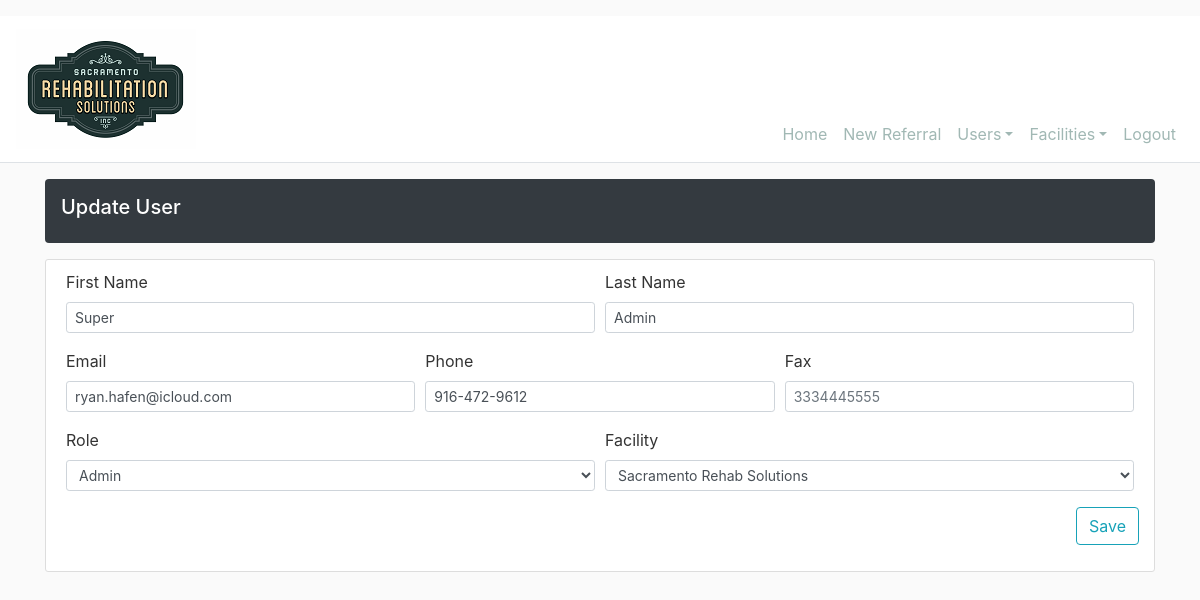
The page /user/1/update (signed in) on the database its author committed.
### srs_intake/models.py (models this page shows, shortened)
class User(db.Model, UserMixin):
    id = db.Column(db.Integer, primary_key=True, autoincrement=True)
    firstname = db.Column(db.String(20), nullable=True)
    lastname = db.Column(db.String(20), nullable=True)
    email = db.Column(db.String(120), unique=True, nullable=True)
    phone = db.Column(db.String(20), nullable=True)
    fax = db.Column(db.String(20), nullable=True)
    role = db.Column(db.String(20), nullable=True)
    password = db.Column(db.String(60), nullable=True)
    facility_id = db.Column(db.Integer, db.ForeignKey('facility.id'))

### srs_intake/users/routes.py (the view)
@users.route("/user/<int:user_id>/update", methods=['GET', 'POST'])
@fresh_login_required
def update_user(user_id):
    user = User.query.get_or_404(user_id)
    if current_user.role != 'admin':
         abort(403)
    form = UpdateUserForm()
    if request.method == 'POST':
        user.firstname=form.firstname.data
        user.lastname=form.lastname.data
        user.email=form.email.data.lower()
        user.phone=form.phone.data
        user.fax=form.fax.data
        user.role=form.role.data
        user.facility_id=form.facility_id.data
        db.session.commit()
        flash('The User was updated successfully.', 'success')
        return redirect(url_for('users.user',user_id=user.id))
    elif request.method == 'GET':
        facilities = Facility.query.all()
        form.firstname.data=user.firstname
        form.lastname.data=user.lastname
        form.email.data=user.email
        form.phone.data=user.phone
        form.fax.data=user.fax
        form.role.data=user.role
        form.facility_id.data=user.facility_id
    return render_template('users/update_user.html', title='Update User', form=form, facilities=facilities)

### srs_intake/users/forms.py (shortened to what this page needs)
class UpdateUserForm(FlaskForm):
    firstname = StringField('First Name', validators=[DataRequired(), Length(min=2, max=20)])
    lastname = StringField('Last Name', validators=[DataRequired(), Length(min=2, max=20)])
    email = StringField('Email', validators=[DataRequired(), Email()], render_kw={"placeholder": "example@email.com"})
    phone = StringField('Phone', validators=[DataRequired(), Length(min=10, max=10)], render_kw={"placeholder": "3334445555","pattern": "[0-9]{10}"})
    fax = StringField('Fax', validators=[Length(min=0, max=10)], render_kw={"placeholder": "3334445555"})
    role = SelectField('Role', choices=roles_list)
    facility_id = SelectField('Facility', coerce=int)
    submit = SubmitField('Save')

### srs_intake/models.py (called while the page is built)
@login_manager.user_loader
def load_user(user_id):
    return User.query.get(int(user_id))

### srs_intake/templates/users/update_user.html (shortened to what this page needs)
{% extends "layout.html" %}
{% block content %}
<div class="d-flex align-items-center p-3 my-3 text-white bg-dark rounded shadow-sm">
    <div class="lh-100">
        <h5 class="lh-100">
            {{ title }}
        </h5>
    </div>
</div>
<div class="row">
    <div class="col-md-12">
        <div class="content-section">
            <form method="POST" action="">
                <div class="form-row">
                    <div class="form-group col-md-6">
                        {{ form.firstname.label(class="form-control-label") }}
                        {% if form.firstname.errors %}
                            {{ form.firstname(class="form-control form-control-sm is-invalid") }}
                            <div class="invalid-feedback">
                                {% for error in form.firstname.errors %}
                                    <span>{{ error }}</span>
                                {% endfor %}
                            </div>
                        {% else %}
                            {{ form.firstname(class="form-control form-control-sm") }}
                        {% endif %}
                    </div>
                    <div class="form-group col-md-6">
                        {{ form.lastname.label(class="form-control-label") }}
                        {% if form.lastname.errors %}
                            {{ form.lastname(class="form-control form-control-sm is-invalid") }}
                            <div class="invalid-feedback">
                                {% for error in form.lastname.errors %}
                                    <span>{{ error }}</span>
                                {% endfor %}
                            </div>
                        {% else %}
                            {{ form.lastname(class="form-control form-control-sm") }}
                        {% endif %}
                    </div>
                </div>
                <div class="form-row">
                    <div class="form-group col-md-4">
                        {{ form.email.label(class="form-control-label") }}
                        {% if form.email.errors %}
                            {{ form.email(class="form-control form-control-sm is-invalid") }}
                            <div class="invalid-feedback">
                                {% for error in form.email.errors %}
                                    <span>{{ error }}</span>
                                {% endfor %}
                            </div>
                        {% else %}
                            {{ form.email(class="form-control form-control-sm") }}
                        {% endif %}
                    </div>
                    <div class="form-group col-md-4">
                        {{ form.phone.label(class="form-control-label") }}
                        {% if form.phone.errors %}
                            {{ form.phone(class="form-control form-control-sm is-invalid") }}
                            <div class="invalid-feedback">
                                {% for error in form.phone.errors %}
                                    <span>{{ error }}</span>
                                {% endfor %}
                            </div>
                        {% else %}
                            {{ form.phone(class="form-control form-control-sm") }}
                        {% endif %}
                    </div>
                    <div class="form-group col-md-4">
                        {{ form.fax.label(class="form-control-label") }}
                        {% if form.fax.errors %}
                            {{ form.fax(class="form-control form-control-sm is-invalid") }}
                            <div class="invalid-feedback">
                                {% for error in form.fax.errors %}
                                    <span>{{ error }}</span>
                                {% endfor %}
                            </div>
                        {% else %}
                            {{ form.fax(class="form-control form-control-sm") }}
                        {% endif %}
                    </div>
                </div>
                <div class="form-row">
                    <div class="form-group col-md-6">
                        {{ form.role.label(class="form-control-label") }}
                        {% if form.role.errors %}
                            {{ form.role(class="form-control form-control-sm is-invalid") }}
                            <div class="invalid-feedback">
                                {% for error in form.role.errors %}
                                    <span>{{ error }}</span>
                                {% endfor %}
                            </div>
                        {% else %}
                            {{ form.role(class="form-control form-control-sm") }}
                        {% endif %}
                    </div>
                    <div class="form-group col-md-6">
                        {{ form.facility_id.label(class="form-control-label") }}
                        {% if form.facility_id.errors %}
                            {{ form.facility_id(class="form-control form-control-sm is-invalid") }}
                            <div class="invalid-feedback">
                                {% for error in form.facility_id.errors %}
                                    <span>{{ error }}</span>
                                {% endfor %}
                            </div>
                            {% else %}
                                <select class="form-control form-control-sm" id="facility_id" name="facility_id">
                                    {% for facility in facilities %}
                                        <option value="{{ facility.facility_id}}">{{ facility.name}}</option>
                                    {% endfor %}
                                </select>
                            {% endif %}
                    </div>
                </div>
                <div class="form-row d-flex justify-content-end">
                    <div class="form-group">
                        {{ form.submit(class="btn btn-outline-info") }}
                    </div>
                </div>
            </form>
        </div>
    </div>
</div>
{% endblock content %}

### srs_intake/static/css/main.css (style rules this page uses)
body { background: #fafafa; color: #333333; }
h1, h2, h3, h4, h5, h6 { color: #ffffff; }
.content-section { background: #ffffff; padding: 10px 20px; border: 1px solid #dddddd; border-radius: 3px; margin-bottom: 20px; }

### rows shown on the page
User: firstname "Super", lastname "Admin", email "ryan.hafen@icloud.com", phone "916-472-9612", role "Admin"

### other values the page prints
{{ title }} "Update User"
form field facility_id "Sacramento Rehab Solutions"
